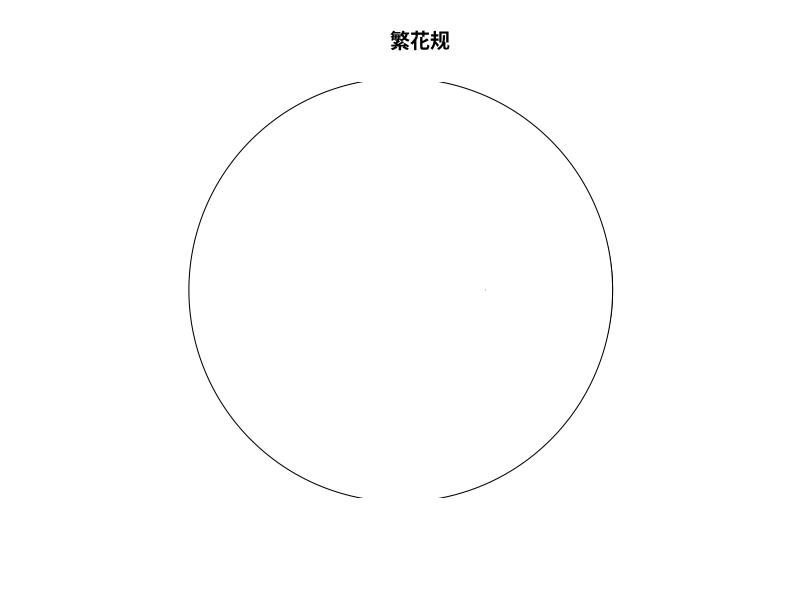
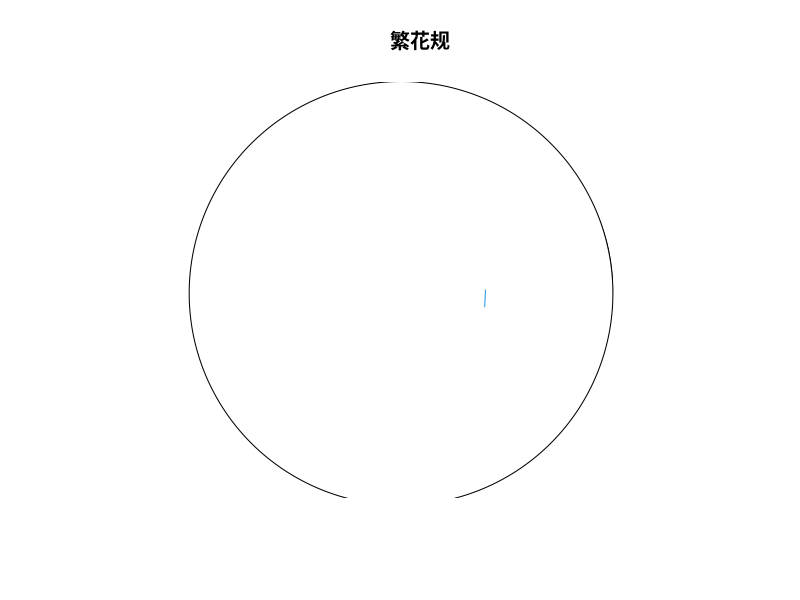
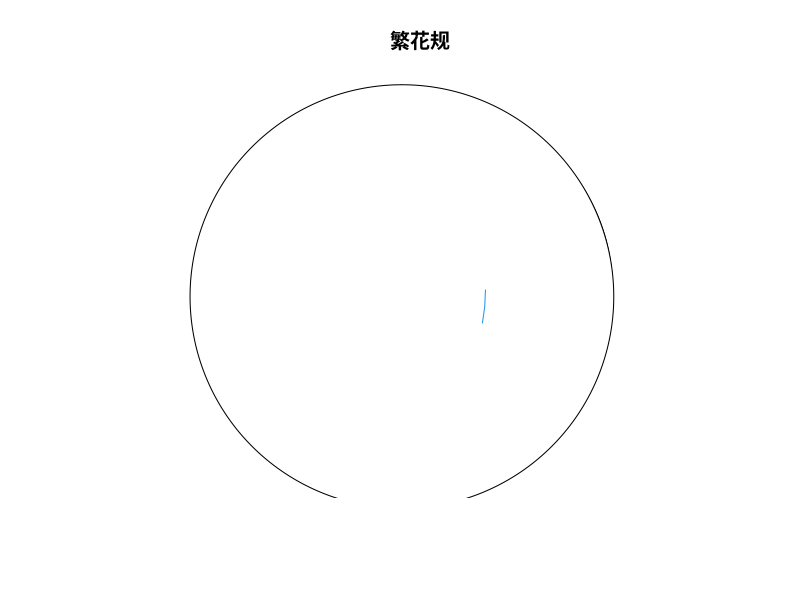
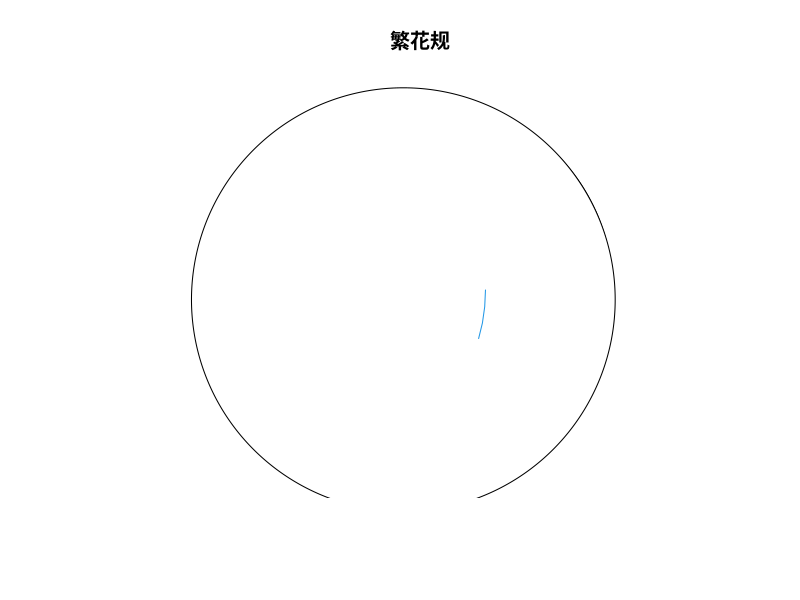
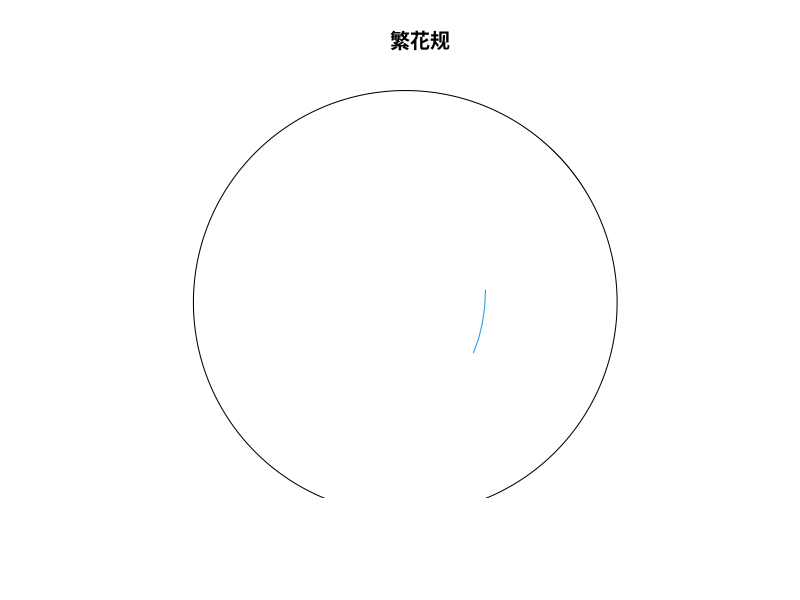
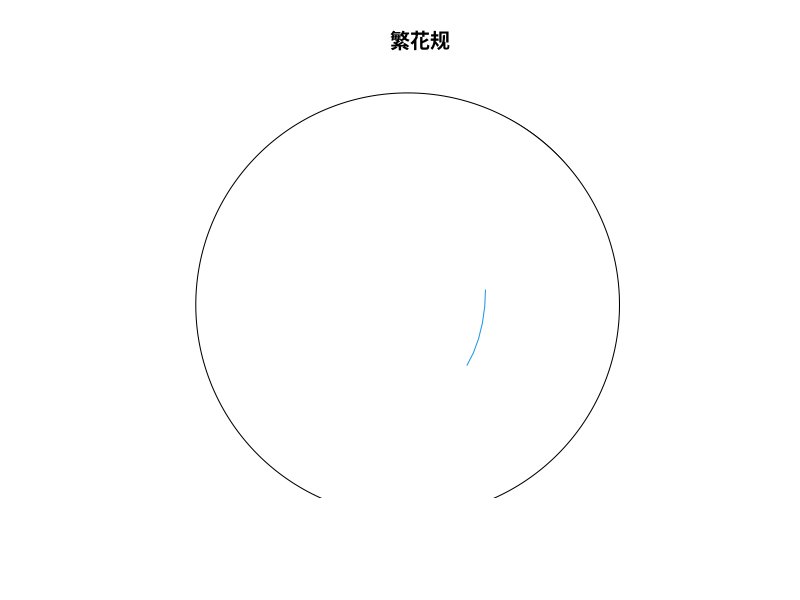
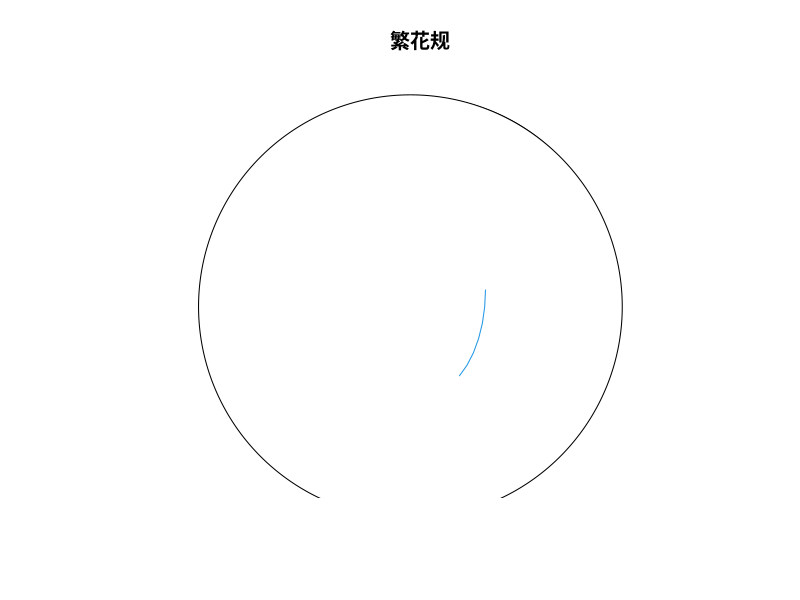
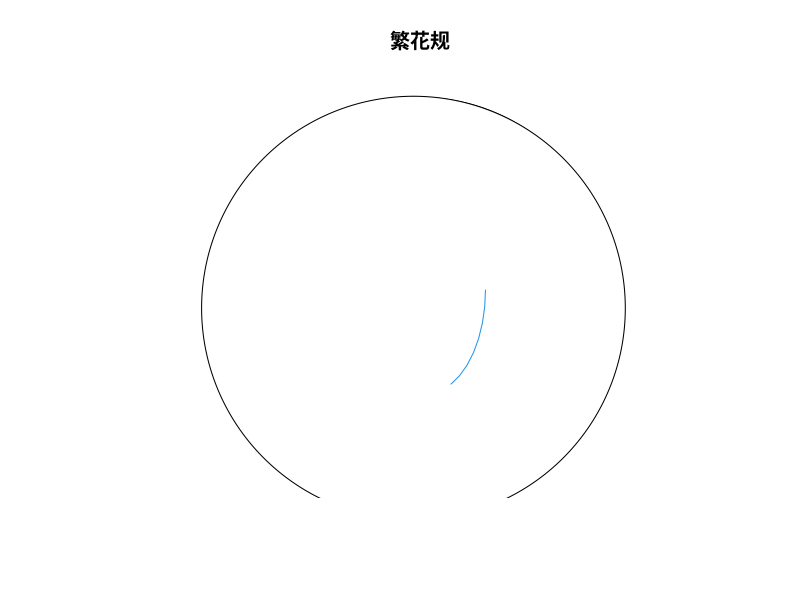

Recreate these plots in R, in order. (Note: a time limit stopped this script after it produced the figures.)
#make circle
circle <- function(o = c(0,0), r, n = 720, append=F,...)
{
  x <- 0:n
  theta <- x*2*pi/n
  if(append)
  {
    polygon(o[1] + r*cos(theta), o[2] + r*sin(theta),...)
  }
  else
  {
    plot(o[1] + r*cos(theta), o[2] + r*sin(theta), xlab="", ylab="",
    main="繁花规", axes=F, type="n", asp=1,...)
    polygon(o[1] + r*cos(theta), o[2] + r*sin(theta),...)
  }
  points(o[1], o[2], pch=16,...)
}

#rate belongs to (-1,1)
fanhuagui <- function(rate1, rate2, N, color)
{
  R=1;
  r=R*rate1;
  d=r*rate2;
  c0<-c(R-r+d, 0)
  for(theta in seq(0, N*2*pi, length = N*36))
  {
    o1 = c((R-r)*cos(theta), (R-r)*sin(theta))
    circle(r = R, col = 0, append = F)
    circle(o = o1, r = r, col=0, append = T)
    c0 <- rbind(c0, c(d*cos(-theta*R/r), d*sin(-theta*R/r)) + o1)
    lines(rbind(o1, c(d*cos(-theta*R/r), d*sin(-theta*R/r)) + o1), col=0)
    lines(c0, col = color)
  }
}

#have a try
fanhuagui(1.1,0.4,20,4)
fanhuagui(0.7,1.1,20,4)
fanhuagui(0.3,0.8,20,4)
fanhuagui(0.1,1.2,20,4)
